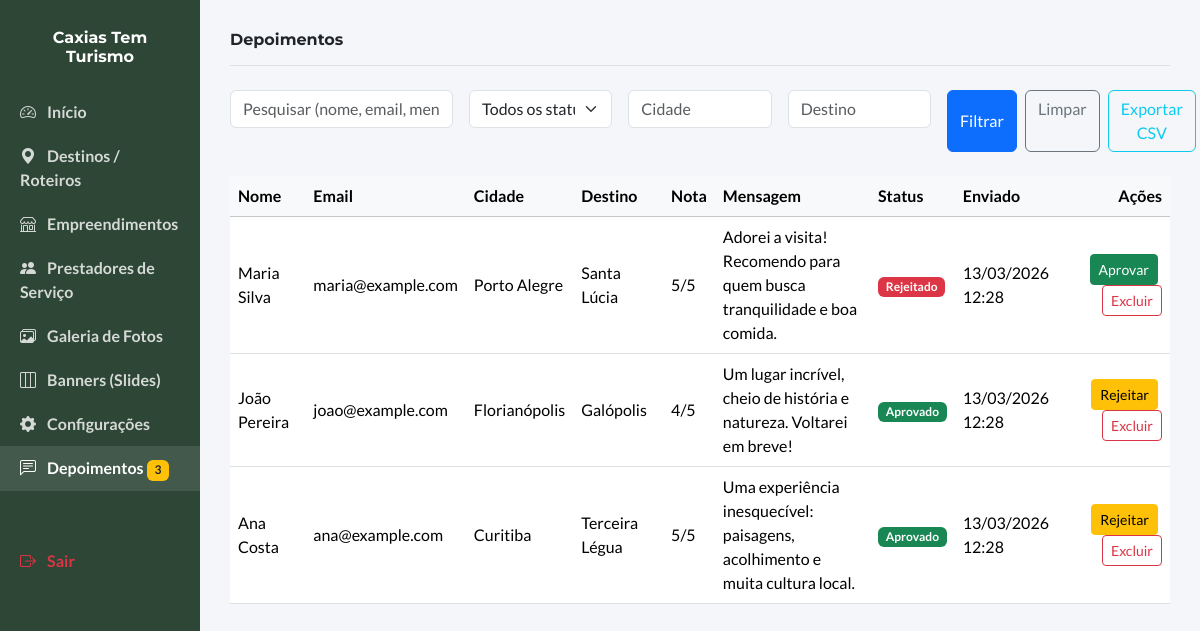
Screenshot of /admin/testimonials.php (signed in) with the database file from the repository.
### tables this page shows
CREATE TABLE `depoimentos` (
  `id` int(11) NOT NULL AUTO_INCREMENT,
  `nome` varchar(255) NOT NULL,
  `email` varchar(255) NOT NULL,
  `mensagem` text NOT NULL,
  `status` enum('pending','approved','rejected') NOT NULL DEFAULT 'pending',
  `criado_em` timestamp NOT NULL DEFAULT current_timestamp(),
  `aprovado_em` timestamp NULL DEFAULT NULL,
  `cidade` varchar(255) DEFAULT NULL,
  `destino` varchar(255) DEFAULT NULL,
  `ip` varchar(45) DEFAULT NULL,
  `user_agent` text DEFAULT NULL,
  `nota` tinyint(1) DEFAULT NULL,
  PRIMARY KEY (`id`)
);

### admin/testimonials.php (the view, shortened to what this page needs)
<?php
require_once 'config.php';
$conn->query("CREATE TABLE IF NOT EXISTS depoimentos (
  id INT AUTO_INCREMENT PRIMARY KEY,
  nome VARCHAR(255) NOT NULL,
  email VARCHAR(255) NOT NULL,
  cidade VARCHAR(255) DEFAULT NULL,
  destino VARCHAR(255) DEFAULT NULL,
  mensagem TEXT NOT NULL,
  status ENUM('pending','approved','rejected') NOT NULL DEFAULT 'pending',
  criado_em TIMESTAMP NOT NULL DEFAULT CURRENT_TIMESTAMP,
  aprovado_em TIMESTAMP NULL DEFAULT NULL,
  ip VARCHAR(45) DEFAULT NULL,
  user_agent TEXT DEFAULT NULL
) ENGINE=InnoDB DEFAULT CHARSET=utf8mb4 COLLATE=utf8mb4_unicode_ci;");
$conn->query("ALTER TABLE depoimentos ADD COLUMN IF NOT EXISTS cidade VARCHAR(255) DEFAULT NULL;");
$conn->query("ALTER TABLE depoimentos ADD COLUMN IF NOT EXISTS destino VARCHAR(255) DEFAULT NULL;");
$conn->query("ALTER TABLE depoimentos ADD COLUMN IF NOT EXISTS ip VARCHAR(45) DEFAULT NULL;");
$conn->query("ALTER TABLE depoimentos ADD COLUMN IF NOT EXISTS user_agent TEXT DEFAULT NULL;");
$searchQuery = trim($_GET['q'] ?? '');
$cidadeFilter = trim($_GET['cidade'] ?? '');
$destinoFilter = trim($_GET['destino'] ?? '');
$sql = "SELECT * FROM depoimentos";
$sql .= " ORDER BY criado_em DESC";
$stmt = $conn->prepare($sql);
$stmt->execute();
$res = $stmt->get_result();
$pending_count = $conn->query("SELECT COUNT(*) AS c FROM depoimentos")->fetch_assoc()['c'];
?>
<!DOCTYPE html>
<html lang="pt-BR">
<head>
    <link href="https://cdn.jsdelivr.net/npm/bootstrap@5.3.3/dist/css/bootstrap.min.css" rel="stylesheet">
    <link rel="stylesheet" href="https://cdn.jsdelivr.net/npm/bootstrap-icons@1.11.3/font/bootstrap-icons.min.css">
</head>
<body>
<div class="container-fluid">
    <div class="row">
        <div class="col-md-3 col-lg-2 sidebar px-0 d-none d-md-block">
            <h5 class="text-center mb-4 mt-2 navbar-brand">Caxias Tem<br>Turismo</h5>
            <a href="index.php"><i class="bi bi-speedometer2 me-2"></i> Início</a>
            <a href="destinos.php"><i class="bi bi-geo-alt-fill me-2"></i> Destinos / Roteiros</a>
            <a href="empreendimentos.php"><i class="bi bi-shop me-2"></i> Empreendimentos</a>
            <a href="prestadores.php"><i class="bi bi-people-fill me-2"></i> Prestadores de Serviço</a>
            <a href="galeria.php"><i class="bi bi-images me-2"></i> Galeria de Fotos</a>
            <a href="banners.php"><i class="bi bi-layout-three-columns me-2"></i> Banners (Slides)</a>
            <a href="configuracoes.php"><i class="bi bi-gear-fill me-2"></i> Configurações</a>
            <a href="testimonials.php" class="active"><i class="bi bi-chat-left-text me-2"></i> Depoimentos <span class="badge bg-warning text-dark"><?php echo $pending_count; ?></span></a>
            <a href="logout.php" class="text-danger mt-5"><i class="bi bi-box-arrow-right me-2"></i> Sair</a>
        </div>
        <div class="col-md-9 col-lg-10 main-content">
            <div class="d-flex justify-content-between align-items-center mb-4 border-bottom pb-2">
                <h2 class="navbar-brand">Depoimentos</h2>
            </div>
            <form method="get" class="row g-3 mb-4">
                <div class="col-md-3">
                    <input type="text" name="q" class="form-control" placeholder="Pesquisar (nome, email, mensagem...)" value="<?php echo htmlspecialchars($searchQuery); ?>">
                </div>
                <div class="col-md-2">
                    <select name="status" class="form-select">
                        <option value="">Todos os status</option>
                    </select>
                </div>
                <div class="col-md-2">
                    <input type="text" name="cidade" class="form-control" placeholder="Cidade" value="<?php echo htmlspecialchars($cidadeFilter); ?>">
                </div>
                <div class="col-md-2">
                    <input type="text" name="destino" class="form-control" placeholder="Destino" value="<?php echo htmlspecialchars($destinoFilter); ?>">
                </div>
                <div class="col-md-3 d-flex gap-2">
                    <button type="submit" class="btn btn-primary">Filtrar</button>
                    <a href="testimonials.php" class="btn btn-outline-secondary">Limpar</a>
                    <a href="testimonials_export.php" class="btn btn-outline-info">Exportar CSV</a>
                </div>
            </form>
            <div class="table-responsive">
                <table class="table table-hover mb-0 align-middle">
                    <thead class="table-light">
                        <tr>
                            <th>Nome</th>
                            <th>Email</th>
                            <th>Cidade</th>
                            <th>Destino</th>
                            <th>Nota</th>
                            <th>Mensagem</th>
                            <th>Status</th>
                            <th>Enviado</th>
                            <th class="text-end">Ações</th>
                        </tr>
                    </thead>
                    <tbody>
                        <?php if ($res && $res->num_rows > 0): ?>
                            <?php while($row = $res->fetch_assoc()): ?>
                                <tr>
                                    <td><?php echo htmlspecialchars($row['nome']); ?></td>
                                    <td><?php echo htmlspecialchars($row['email']); ?></td>
                                    <td><?php echo htmlspecialchars($row['cidade']); ?></td>
                                    <td><?php echo htmlspecialchars($row['destino']); ?></td>
                                    <td><?php echo htmlspecialchars($row['nota']); ?>/5</td>
                                    <td style="max-width: 360px; white-space: pre-wrap; word-break: break-word; "><?php echo nl2br(htmlspecialchars($row['mensagem'])); ?></td>
                                    <td>
                                        <?php if($row['status'] === 'approved'): ?>
                                            <span class="badge bg-success">Aprovado</span>
                                        <?php elseif($row['status'] === 'rejected'): ?>
                                            <span class="badge bg-danger">Rejeitado</span>
                                        <?php else: ?>
                                            <span class="badge bg-warning text-dark">Pendente</span>
                                        <?php endif; ?>
                                    </td>
                                    <td><?php echo date('d/m/Y H:i', strtotime($row['criado_em'])); ?></td>
                                    <td class="text-end">
                                        <?php if($row['status'] !== 'approved'): ?>
                                            <form method="post" style="display:inline-block; margin:0;">
                                                <button type="submit" class="btn btn-sm btn-success me-1" title="Aprovar">Aprovar</button>
                                            </form>
                                        <?php endif; ?>
                                        <?php if($row['status'] !== 'rejected'): ?>
                                            <form method="post" style="display:inline-block; margin:0;">
                                                <button type="submit" class="btn btn-sm btn-warning me-1" title="Rejeitar">Rejeitar</button>
                                            </form>
                                        <?php endif; ?>
                                            <form method="post" style="display:inline-block; margin:0;" onsubmit="return confirm('Excluir este depoimento?');">
                                                <button type="submit" class="btn btn-sm btn-outline-danger" title="Excluir">Excluir</button>
                                            </form>
                                    </td>
                                </tr>
                            <?php endwhile; ?>
                        <?php else: ?>
                            <tr>
                                <td colspan="9" class="text-center text-muted py-5">Ainda não há depoimentos enviados.</td>
                            </tr>
                        <?php endif; ?>
                    </tbody>
                </table>
            </div>
        </div>
    </div>
</div>
</body>
</html>

### admin/testimonials.php (style rules this page uses)
body { font-family: 'Lato', sans-serif; background-color: #f4f6f9; }
.sidebar { min-height: 100vh; background-color: #2E4636; color: white; padding-top: 20px; }
.sidebar a { color: rgba(255,255,255,0.8); text-decoration: none; display: block; padding: 10px 20px; font-weight: bold; }
.sidebar a:hover, .sidebar a.active { background-color: rgba(255,255,255,0.1); color: white; }
.main-content { padding: 30px; }
.navbar-brand { font-family: 'Montserrat', sans-serif; font-weight: 700; }
.table-responsive { max-height: 70vh; overflow: auto; }

### rows the page displays
depoimentos: nome "Maria Silva", email "maria@example.com", cidade "Porto Alegre", destino "Santa Lúcia", nota "5", mensagem "Adorei a visita! Recomendo para quem busca tranquilidade e boa comida.", status "Rejeitado", criado_em "13/03/2026 12:28"
depoimentos: nome "João Pereira", email "joao@example.com", cidade "Florianópolis", destino "Galópolis", nota "4", mensagem "Um lugar incrível, cheio de história e natureza. Voltarei em breve!", status "Aprovado", criado_em "13/03/2026 12:28"
depoimentos: nome "Ana Costa", email "ana@example.com", cidade "Curitiba", destino "Terceira Légua", nota "5", mensagem "Uma experiência inesquecível: paisagens, acolhimento e muita cultura local.", status "Aprovado", criado_em "13/03/2026 12:28"

### other values shown
$pending_count "3"
